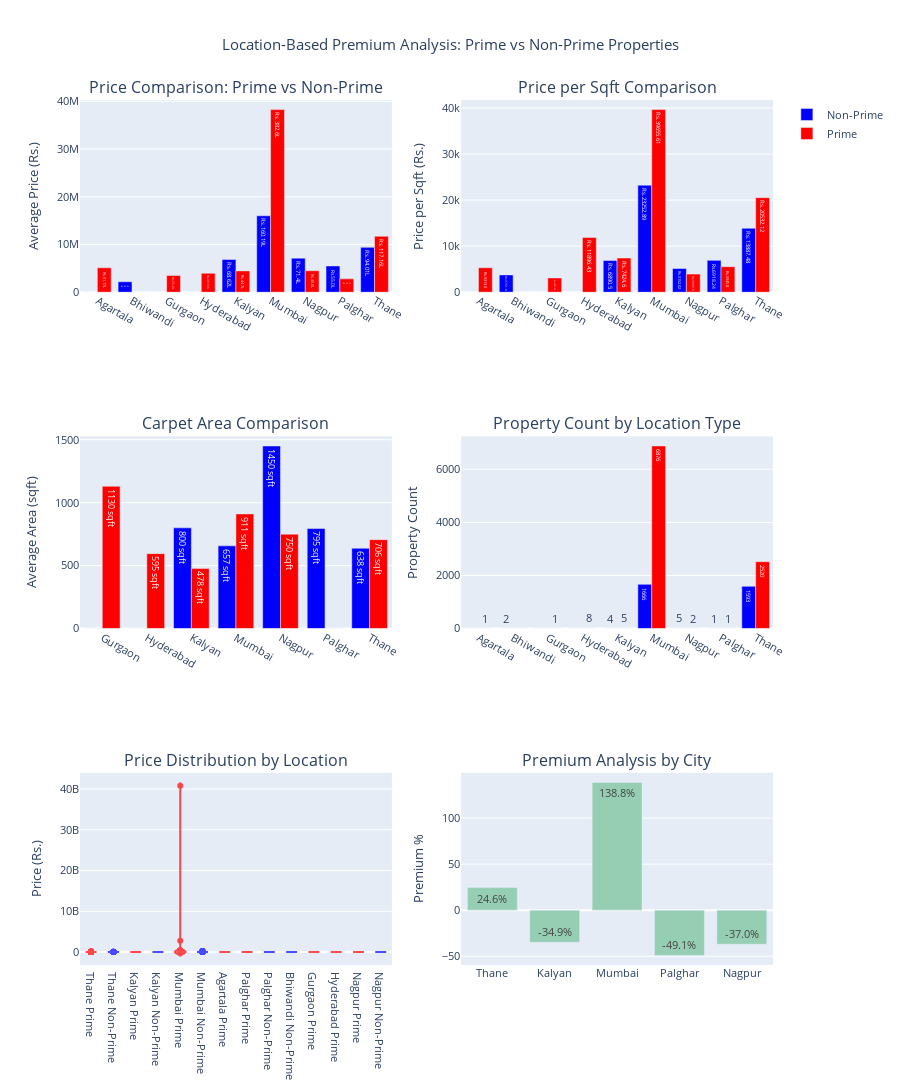

Source (notebook cell):
### Code cell
# create main comparison dashboard

# create subplot figure
fig = make_subplots(
    rows=3, cols=2,
    subplot_titles=(
        'Price Comparison: Prime vs Non-Prime',
        'Price per Sqft Comparison',
        'Carpet Area Comparison',
        'Property Count by Location Type',
        'Price Distribution by Location',
        'Premium Analysis by City'
    ),
    specs=[[{"type": "bar"}, {"type": "bar"}],
            [{"type": "bar"}, {"type": "bar"}],
            [{"type": "violin"}, {"type": "bar"}]]
)

# assign colors per variabl for consistency
colors = {'Prime': 'red', 'Non-Prime': 'blue'}

# 1. average price comparison
price_comparison = df.groupby(['City', 'Is_Prime_Location'])['Price'].mean().unstack(fill_value=0)
price_comparison.columns = ['Non-Prime', 'Prime'] if False in price_comparison.columns else ['Prime']

for location_type in price_comparison.columns:
    is_prime = location_type == 'Prime'
    fig.add_trace(
        go.Bar(
            name=location_type,
            x=price_comparison.index,
            y=price_comparison[location_type],
            text=[f'Rs.{round(val/100000,2)}L' for val in price_comparison[location_type]],
            textposition='auto',
            marker_color=colors.get(location_type, '#333333')
        ),
        row=1, col=1
    )

# 2. price per sqft comparison
psf_data = df[df['Price_Per_Sqft'] > 0]
psf_comparison = psf_data.groupby(['City', 'Is_Prime_Location'])['Price_Per_Sqft'].mean().unstack(fill_value=0)
psf_comparison.columns = ['Non-Prime', 'Prime'] if False in psf_comparison.columns else ['Prime']

for location_type in psf_comparison.columns:
    fig.add_trace(
        go.Bar(
            name=location_type,
            x=psf_comparison.index,
            y=psf_comparison[location_type],
            text=[f'Rs.{round(val,2)}' for val in psf_comparison[location_type]],
            textposition='auto',
            marker_color=colors.get(location_type, '#333333'),
            showlegend=False
        ),
        row=1, col=2
    )

# 3. carpet area comparison
area_data = df[df['Carpet Area'] > 0]
area_comparison = area_data.groupby(['City', 'Is_Prime_Location'])['Carpet Area'].mean().unstack(fill_value=0)
area_comparison.columns = ['Non-Prime', 'Prime'] if False in area_comparison.columns else ['Prime']

for location_type in area_comparison.columns:
    fig.add_trace(
        go.Bar(
            name=location_type,
            x=area_comparison.index,
            y=area_comparison[location_type],
            text=[f'{round(val)} sqft' for val in area_comparison[location_type]],
            textposition='auto',
            marker_color=colors.get(location_type, '#333333'),
            showlegend=False
        ),
        row=2, col=1
    )

# 4. property count by location type
count_comparison = df.groupby(['City', 'Is_Prime_Location']).size().unstack(fill_value=0)
count_comparison.columns = ['Non-Prime', 'Prime'] if False in count_comparison.columns else ['Prime']

for location_type in count_comparison.columns:
    fig.add_trace(
        go.Bar(
            name=location_type,
            x=count_comparison.index,
            y=count_comparison[location_type],
            text=count_comparison[location_type],
            textposition='auto',
            marker_color=colors.get(location_type, '#333333'),
            showlegend=False
        ),
        row=2, col=2
    )

# 5. price distribution violin plots
for city in df['City'].unique():
    city_data = df[df['City'] == city]
    
    for is_prime in [True, False]:
        location_data = city_data[city_data['Is_Prime_Location'] == is_prime]
        location_type = 'Prime' if is_prime else 'Non-Prime'
        
        if len(location_data) > 0:
            fig.add_trace(
                go.Violin(
                    y=location_data['Price'],
                    name=f'{city} {location_type}',
                    box_visible=True,
                    meanline_visible=True,
                    showlegend=False,
                    line_color=colors.get(location_type, '#333333'),
                    opacity=0.7
                ),
                row=3, col=1
            )

# 6. premium percentage analysis
premium_analysis = []

for city in df['City'].unique():
    city_data = df[df['City'] == city]
    prime_avg = city_data[city_data['Is_Prime_Location'] == True]['Price'].mean()
    non_prime_avg = city_data[city_data['Is_Prime_Location'] == False]['Price'].mean()
    
    if not pd.isna(prime_avg) and not pd.isna(non_prime_avg) and non_prime_avg > 0:
        premium_percentage = ((prime_avg - non_prime_avg) / non_prime_avg) * 100
        premium_analysis.append({'City': city, 'Premium_Percentage': premium_percentage})

if premium_analysis:
    premium_df = pd.DataFrame(premium_analysis)
    fig.add_trace(
        go.Bar(
            x=premium_df['City'],
            y=premium_df['Premium_Percentage'],
            text=[f'{round(val,1)}%' for val in premium_df['Premium_Percentage']],
            textposition='auto',
            marker_color='#96CEB4',
            name='Location Premium',
            showlegend=False
        ),
        row=3, col=2
    )

# update layout
fig.update_layout(
    title_text="Location-Based Premium Analysis: Prime vs Non-Prime Properties",
    height=1200,
    showlegend=True,
    title_x=0.5,
    font=dict(size=11)
)

# update y-axes labels
fig.update_yaxes(title_text="Average Price (Rs.)", row=1, col=1)
fig.update_yaxes(title_text="Price per Sqft (Rs.)", row=1, col=2)
fig.update_yaxes(title_text="Average Area (sqft)", row=2, col=1)
fig.update_yaxes(title_text="Property Count", row=2, col=2)
fig.update_yaxes(title_text="Price (Rs.)", row=3, col=1)
fig.update_yaxes(title_text="Premium %", row=3, col=2)

### Figure 1 — Plotly figure (JSON) as saved in the notebook; plotly's stock layout.template omitted (floating-point values rounded to 4 significant figures; data arrays with more than 128 entries replaced by an {"elided": "..."} marker saying what was removed)
{"data": [{"marker": {"color": "blue"}, "name": "Non-Prime", "text": ["Rs.0.0L", "Rs.22.0L", "Rs.0.0L", "Rs.0.0L", "Rs.68.62L", "Rs.160.19L", "Rs.71.4L", "Rs.55.0L", "Rs.94.01L"], "textposition": "auto", "type": "bar", "x": ["Agartala", "Bhiwandi", "Gurgaon", "Hyderabad", "Kalyan", "Mumbai", "Nagpur", "Palghar", "Thane"], "xaxis": "x", "y": [0.0, 2200000.0, 0.0, 0.0, 6862000.0, 16020000.0, 7140000.0, 5500000.0, 9401000.0], "yaxis": "y"}, {"marker": {"color": "red"}, "name": "Prime", "text": ["Rs.51.17L", "Rs.0.0L", "Rs.35.0L", "Rs.39.69L", "Rs.44.7L", "Rs.382.6L", "Rs.45.0L", "Rs.28.0L", "Rs.117.16L"], "textposition": "auto", "type": "bar", "x": ["Agartala", "Bhiwandi", "Gurgaon", "Hyderabad", "Kalyan", "Mumbai", "Nagpur", "Palghar", "Thane"], "xaxis": "x", "y": [5117000.0, 0.0, 3500000.0, 3969000.0, 4470000.0, 38260000.0, 4500000.0, 2800000.0, 11720000.0], "yaxis": "y"}, {"marker": {"color": "blue"}, "name": "Non-Prime", "showlegend": false, "text": ["Rs.0.0", "Rs.3761.0", "Rs.0.0", "Rs.0.0", "Rs.6890.5", "Rs.23252.89", "Rs.5152.02", "Rs.6918.24", "Rs.13887.48"], "textposition": "auto", "type": "bar", "x": ["Agartala", "Bhiwandi", "Gurgaon", "Hyderabad", "Kalyan", "Mumbai", "Nagpur", "Palghar", "Thane"], "xaxis": "x2", "y": [0.0, 3761.0, 0.0, 0.0, 6890.0, 23250.0, 5152.0, 6918.0, 13890.0], "yaxis": "y2"}, {"marker": {"color": "red"}, "name": "Prime", "showlegend": false, "text": ["Rs.5313.0", "Rs.0.0", "Rs.3097.35", "Rs.11896.43", "Rs.7424.6", "Rs.39655.61", "Rs.3935.5", "Rs.5545.0", "Rs.20532.12"], "textposition": "auto", "type": "bar", "x": ["Agartala", "Bhiwandi", "Gurgaon", "Hyderabad", "Kalyan", "Mumbai", "Nagpur", "Palghar", "Thane"], "xaxis": "x2", "y": [5313.0, 0.0, 3097.0, 11900.0, 7425.0, 39660.0, 3936.0, 5545.0, 20530.0], "yaxis": "y2"}, {"marker": {"color": "blue"}, "name": "Non-Prime", "showlegend": false, "text": ["0 sqft", "0 sqft", "800 sqft", "657 sqft", "1450 sqft", "795 sqft", "638 sqft"], "textposition": "auto", "type": "bar", "x": ["Gurgaon", "Hyderabad", "Kalyan", "Mumbai", "Nagpur", "Palghar", "Thane"], "xaxis": "x3", "y": [0.0, 0.0, 800.0, 657.0, 1450.0, 795.0, 637.9], "yaxis": "y3"}, {"marker": {"color": "red"}, "name": "Prime", "showlegend": false, "text": ["1130 sqft", "595 sqft", "478 sqft", "911 sqft", "750 sqft", "0 sqft", "706 sqft"], "textposition": "auto", "type": "bar", "x": ["Gurgaon", "Hyderabad", "Kalyan", "Mumbai", "Nagpur", "Palghar", "Thane"], "xaxis": "x3", "y": [1130.0, 595.2, 478.0, 910.8, 750.0, 0.0, 706.4], "yaxis": "y3"}, {"marker": {"color": "blue"}, "name": "Non-Prime", "showlegend": false, "text": [0.0, 2.0, 0.0, 0.0, 4.0, 1666.0, 5.0, 1.0, 1593.0], "textposition": "auto", "type": "bar", "x": ["Agartala", "Bhiwandi", "Gurgaon", "Hyderabad", "Kalyan", "Mumbai", "Nagpur", "Palghar", "Thane"], "xaxis": "x4", "y": [0, 2, 0, 0, 4, 1666, 5, 1, 1593], "yaxis": "y4"}, {"marker": {"color": "red"}, "name": "Prime", "showlegend": false, "text": [1.0, 0.0, 1.0, 8.0, 5.0, 6876.0, 2.0, 1.0, 2520.0], "textposition": "auto", "type": "bar", "x": ["Agartala", "Bhiwandi", "Gurgaon", "Hyderabad", "Kalyan", "Mumbai", "Nagpur", "Palghar", "Thane"], "xaxis": "x4", "y": [1, 0, 1, 8, 5, 6876, 2, 1, 2520], "yaxis": "y4"}, {"box": {"visible": true}, "line": {"color": "red"}, "meanline": {"visible": true}, "name": "Thane Prime", "opacity": 0.7, "showlegend": false, "type": "violin", "xaxis": "x5", "y": {"elided": "2520 float values"}, "yaxis": "y5"}, {"box": {"visible": true}, "line": {"color": "blue"}, "meanline": {"visible": true}, "name": "Thane Non-Prime", "opacity": 0.7, "showlegend": false, "type": "violin", "xaxis": "x5", "y": {"elided": "1593 float values"}, "yaxis": "y5"}, {"box": {"visible": true}, "line": {"color": "red"}, "meanline": {"visible": true}, "name": "Kalyan Prime", "opacity": 0.7, "showlegend": false, "type": "violin", "xaxis": "x5", "y": [7000000.0, 4350000.0, 4800000.0, 2200000.0, 4000000.0], "yaxis": "y5"}, {"box": {"visible": true}, "line": {"color": "blue"}, "meanline": {"visible": true}, "name": "Kalyan Non-Prime", "opacity": 0.7, "showlegend": false, "type": "violin", "xaxis": "x5", "y": [9500000.0, 10000000.0, 3700000.0, 4250000.0], "yaxis": "y5"}, {"box": {"visible": true}, "line": {"color": "red"}, "meanline": {"visible": true}, "name": "Mumbai Prime", "opacity": 0.7, "showlegend": false, "type": "violin", "xaxis": "x5", "y": {"elided": "6876 float values"}, "yaxis": "y5"}, {"box": {"visible": true}, "line": {"color": "blue"}, "meanline": {"visible": true}, "name": "Mumbai Non-Prime", "opacity": 0.7, "showlegend": false, "type": "violin", "xaxis": "x5", "y": {"elided": "1666 float values"}, "yaxis": "y5"}, {"box": {"visible": true}, "line": {"color": "red"}, "meanline": {"visible": true}, "name": "Agartala Prime", "opacity": 0.7, "showlegend": false, "type": "violin", "xaxis": "x5", "y": [5117000.0], "yaxis": "y5"}, {"box": {"visible": true}, "line": {"color": "red"}, "meanline": {"visible": true}, "name": "Palghar Prime", "opacity": 0.7, "showlegend": false, "type": "violin", "xaxis": "x5", "y": [2800000.0], "yaxis": "y5"}, {"box": {"visible": true}, "line": {"color": "blue"}, "meanline": {"visible": true}, "name": "Palghar Non-Prime", "opacity": 0.7, "showlegend": false, "type": "violin", "xaxis": "x5", "y": [5500000.0], "yaxis": "y5"}, {"box": {"visible": true}, "line": {"color": "blue"}, "meanline": {"visible": true}, "name": "Bhiwandi Non-Prime", "opacity": 0.7, "showlegend": false, "type": "violin", "xaxis": "x5", "y": [2200000.0, 2200000.0], "yaxis": "y5"}, {"box": {"visible": true}, "line": {"color": "red"}, "meanline": {"visible": true}, "name": "Gurgaon Prime", "opacity": 0.7, "showlegend": false, "type": "violin", "xaxis": "x5", "y": [3500000.0], "yaxis": "y5"}, {"box": {"visible": true}, "line": {"color": "red"}, "meanline": {"visible": true}, "name": "Hyderabad Prime", "opacity": 0.7, "showlegend": false, "type": "violin", "xaxis": "x5", "y": [2600000.0, 2600000.0, 8000000.0, 2400000.0, 1800000.0, 3000000.0, 3700000.0, 7650000.0], "yaxis": "y5"}, {"box": {"visible": true}, "line": {"color": "red"}, "meanline": {"visible": true}, "name": "Nagpur Prime", "opacity": 0.7, "showlegend": false, "type": "violin", "xaxis": "x5", "y": [6000000.0, 3000000.0], "yaxis": "y5"}, {"box": {"visible": true}, "line": {"color": "blue"}, "meanline": {"visible": true}, "name": "Nagpur Non-Prime", "opacity": 0.7, "showlegend": false, "type": "violin", "xaxis": "x5", "y": [4000000.0, 3700000.0, 6500000.0, 9000000.0, 12500000.0], "yaxis": "y5"}, {"marker": {"color": "#96CEB4"}, "name": "Location Premium", "showlegend": false, "text": ["24.6%", "-34.9%", "138.8%", "-49.1%", "-37.0%"], "textposition": "auto", "type": "bar", "x": ["Thane", "Kalyan", "Mumbai", "Palghar", "Nagpur"], "xaxis": "x6", "y": [24.62, -34.86, 138.8, -49.09, -36.97], "yaxis": "y6"}], "layout": {"annotations": [{"font": {"size": 16}, "showarrow": false, "text": "Price Comparison: Prime vs Non-Prime", "x": 0.225, "xanchor": "center", "xref": "paper", "y": 1, "yanchor": "bottom", "yref": "paper"}, {"font": {"size": 16}, "showarrow": false, "text": "Price per Sqft Comparison", "x": 0.775, "xanchor": "center", "xref": "paper", "y": 1, "yanchor": "bottom", "yref": "paper"}, {"font": {"size": 16}, "showarrow": false, "text": "Carpet Area Comparison", "x": 0.225, "xanchor": "center", "xref": "paper", "y": 0.6111, "yanchor": "bottom", "yref": "paper"}, {"font": {"size": 16}, "showarrow": false, "text": "Property Count by Location Type", "x": 0.775, "xanchor": "center", "xref": "paper", "y": 0.6111, "yanchor": "bottom", "yref": "paper"}, {"font": {"size": 16}, "showarrow": false, "text": "Price Distribution by Location", "x": 0.225, "xanchor": "center", "xref": "paper", "y": 0.2222, "yanchor": "bottom", "yref": "paper"}, {"font": {"size": 16}, "showarrow": false, "text": "Premium Analysis by City", "x": 0.775, "xanchor": "center", "xref": "paper", "y": 0.2222, "yanchor": "bottom", "yref": "paper"}], "font": {"size": 11}, "height": 1200, "showlegend": true, "title": {"text": "Location-Based Premium Analysis: Prime vs Non-Prime Properties", "x": 0.5}, "xaxis": {"anchor": "y", "domain": [0, 0.45]}, "xaxis2": {"anchor": "y2", "domain": [0.55, 1]}, "xaxis3": {"anchor": "y3", "domain": [0, 0.45]}, "xaxis4": {"anchor": "y4", "domain": [0.55, 1]}, "xaxis5": {"anchor": "y5", "domain": [0, 0.45]}, "xaxis6": {"anchor": "y6", "domain": [0.55, 1]}, "yaxis": {"anchor": "x", "domain": [0.7778, 1], "title": {"text": "Average Price (Rs.)"}}, "yaxis2": {"anchor": "x2", "domain": [0.7778, 1], "title": {"text": "Price per Sqft (Rs.)"}}, "yaxis3": {"anchor": "x3", "domain": [0.3889, 0.6111], "title": {"text": "Average Area (sqft)"}}, "yaxis4": {"anchor": "x4", "domain": [0.3889, 0.6111], "title": {"text": "Property Count"}}, "yaxis5": {"anchor": "x5", "domain": [0, 0.2222], "title": {"text": "Price (Rs.)"}}, "yaxis6": {"anchor": "x6", "domain": [0, 0.2222], "title": {"text": "Premium %"}}}}
